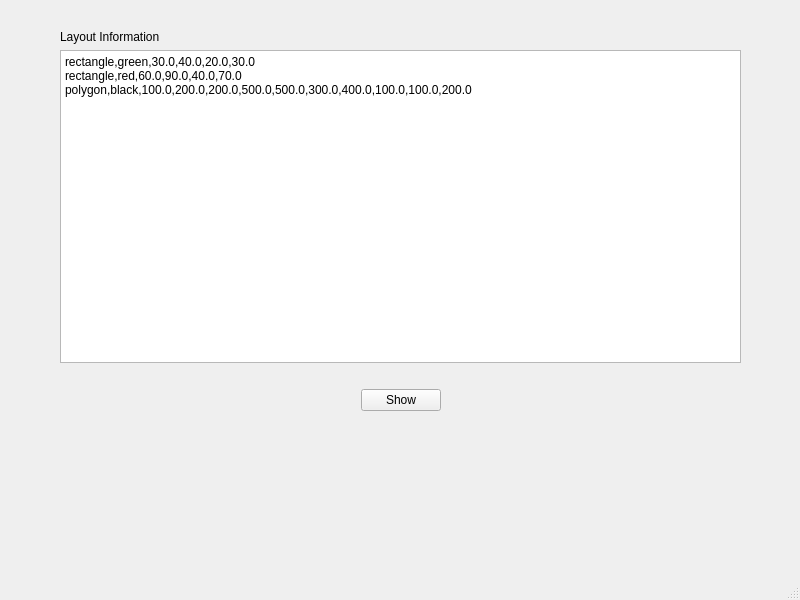
<?xml version="1.0" encoding="UTF-8"?>
<ui version="4.0">
 <class>MainWindow</class>
 <widget class="QMainWindow" name="MainWindow">
  <property name="geometry">
   <rect>
    <x>0</x>
    <y>0</y>
    <width>800</width>
    <height>600</height>
   </rect>
  </property>
  <property name="windowTitle">
   <string>MainWindow</string>
  </property>
  <widget class="QWidget" name="centralwidget">
   <widget class="QWidget" name="verticalLayoutWidget">
    <property name="geometry">
     <rect>
      <x>60</x>
      <y>30</y>
      <width>681</width>
      <height>381</height>
     </rect>
    </property>
    <layout class="QVBoxLayout" name="verticalLayout">
     <item>
      <widget class="QLabel" name="label">
       <property name="text">
        <string>Layout Information</string>
       </property>
      </widget>
     </item>
     <item>
      <widget class="QPlainTextEdit" name="plainTextEdit_input">
       <property name="plainText">
        <string>rectangle,green,30.0,40.0,20.0,30.0
rectangle,red,60.0,90.0,40.0,70.0
polygon,black,100.0,200.0,200.0,500.0,500.0,300.0,400.0,100.0,100.0,200.0</string>
       </property>
      </widget>
     </item>
     <item>
      <spacer name="horizontalSpacer">
       <property name="orientation">
        <enum>Qt::Horizontal</enum>
       </property>
       <property name="sizeHint" stdset="0">
        <size>
         <width>40</width>
         <height>20</height>
        </size>
       </property>
      </spacer>
     </item>
     <item>
      <layout class="QHBoxLayout" name="horizontalLayout">
       <item>
        <spacer name="horizontalSpacer_2">
         <property name="orientation">
          <enum>Qt::Horizontal</enum>
         </property>
         <property name="sizeHint" stdset="0">
          <size>
           <width>40</width>
           <height>20</height>
          </size>
         </property>
        </spacer>
       </item>
       <item>
        <widget class="QPushButton" name="pushButton_show">
         <property name="text">
          <string>Show</string>
         </property>
        </widget>
       </item>
       <item>
        <spacer name="horizontalSpacer_3">
         <property name="orientation">
          <enum>Qt::Horizontal</enum>
         </property>
         <property name="sizeHint" stdset="0">
          <size>
           <width>40</width>
           <height>20</height>
          </size>
         </property>
        </spacer>
       </item>
      </layout>
     </item>
    </layout>
   </widget>
  </widget>
  <widget class="QMenuBar" name="menubar">
   <property name="geometry">
    <rect>
     <x>0</x>
     <y>0</y>
     <width>800</width>
     <height>26</height>
    </rect>
   </property>
  </widget>
  <widget class="QStatusBar" name="statusbar"/>
 </widget>
 <resources/>
 <connections/>
</ui>
